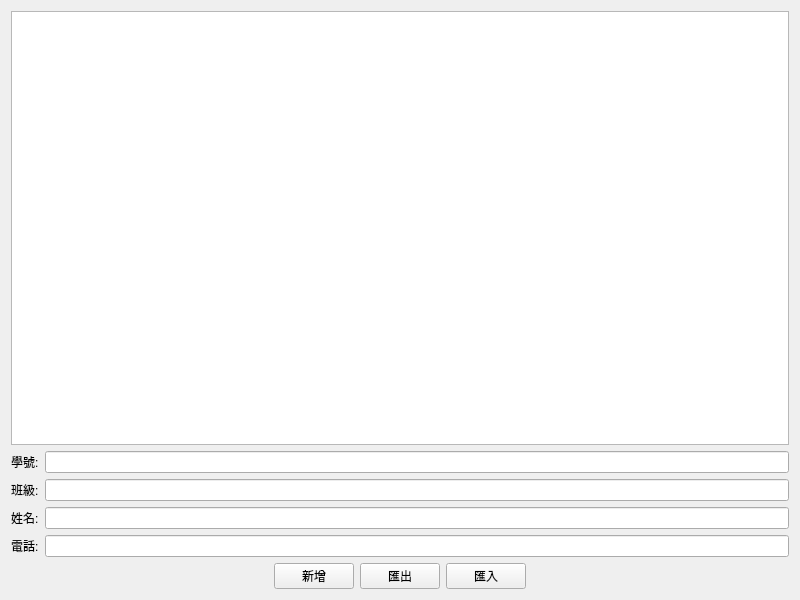
<?xml version="1.0" encoding="UTF-8"?>
<ui version="4.0">
 <class>MyWidget</class>
 <widget class="QWidget" name="MyWidget">
  <property name="geometry">
   <rect>
    <x>0</x>
    <y>0</y>
    <width>800</width>
    <height>600</height>
   </rect>
  </property>
  <property name="windowTitle">
   <string>MyWidget</string>
  </property>
  <layout class="QVBoxLayout" name="verticalLayout">
   <item>
    <widget class="QTableWidget" name="contactBook"/>
   </item>
   <item>
    <layout class="QFormLayout" name="formLayout">
     <property name="sizeConstraint">
      <enum>QLayout::SizeConstraint::SetMinimumSize</enum>
     </property>
     <property name="fieldGrowthPolicy">
      <enum>QFormLayout::FieldGrowthPolicy::ExpandingFieldsGrow</enum>
     </property>
     <item row="0" column="0">
      <widget class="QLabel" name="label">
       <property name="text">
        <string>學號:</string>
       </property>
      </widget>
     </item>
     <item row="0" column="1">
      <widget class="QLineEdit" name="lineEdit_1"/>
     </item>
     <item row="1" column="0">
      <widget class="QLabel" name="label_2">
       <property name="text">
        <string>班級:</string>
       </property>
      </widget>
     </item>
     <item row="1" column="1">
      <widget class="QLineEdit" name="lineEdit_2"/>
     </item>
     <item row="2" column="0">
      <widget class="QLabel" name="label_3">
       <property name="text">
        <string>姓名:</string>
       </property>
      </widget>
     </item>
     <item row="2" column="1">
      <widget class="QLineEdit" name="lineEdit_3"/>
     </item>
     <item row="3" column="0">
      <widget class="QLabel" name="label_4">
       <property name="text">
        <string>電話:</string>
       </property>
      </widget>
     </item>
     <item row="3" column="1">
      <widget class="QLineEdit" name="lineEdit_4"/>
     </item>
    </layout>
   </item>
   <item>
    <layout class="QHBoxLayout" name="horizontalLayout">
     <item>
      <spacer name="horizontalSpacer">
       <property name="orientation">
        <enum>Qt::Orientation::Horizontal</enum>
       </property>
       <property name="sizeHint" stdset="0">
        <size>
         <width>40</width>
         <height>20</height>
        </size>
       </property>
      </spacer>
     </item>
     <item>
      <widget class="QPushButton" name="insertButton">
       <property name="text">
        <string>新增</string>
       </property>
      </widget>
     </item>
     <item>
      <widget class="QPushButton" name="exportButton">
       <property name="text">
        <string>匯出</string>
       </property>
      </widget>
     </item>
     <item>
      <widget class="QPushButton" name="importButton">
       <property name="text">
        <string>匯入</string>
       </property>
      </widget>
     </item>
     <item>
      <spacer name="horizontalSpacer_2">
       <property name="orientation">
        <enum>Qt::Orientation::Horizontal</enum>
       </property>
       <property name="sizeHint" stdset="0">
        <size>
         <width>40</width>
         <height>20</height>
        </size>
       </property>
      </spacer>
     </item>
    </layout>
   </item>
  </layout>
 </widget>
 <resources/>
 <connections/>
</ui>
